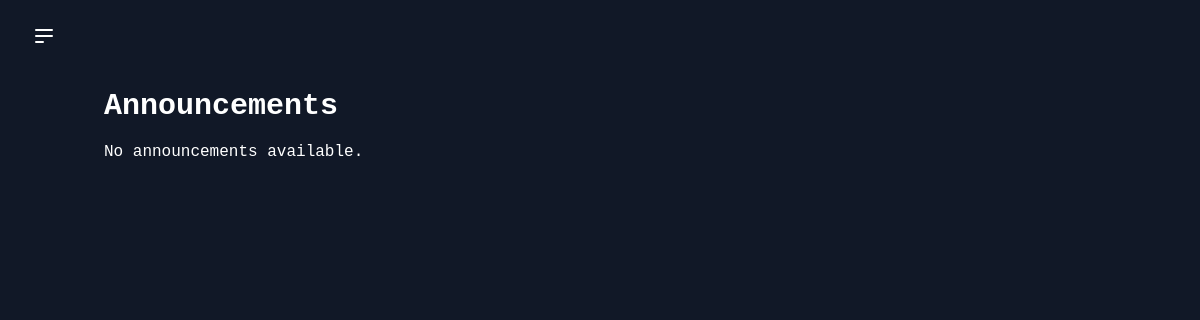
The page /view_a.php on the database as committed earlier.
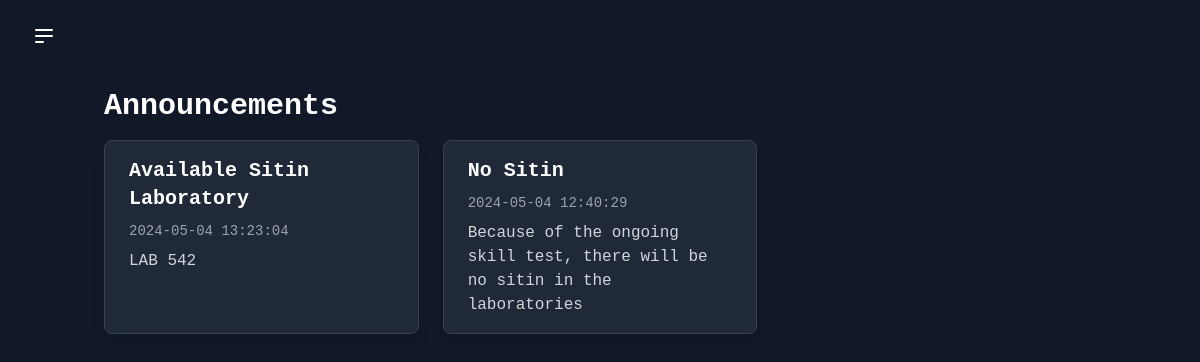
The same page on the database as committed later.
### tables this page shows
CREATE TABLE "announcements" (
	"id"	INTEGER UNIQUE,
	"title"	TEXT NOT NULL,
	"content"	TEXT NOT NULL,
	"created_at"	INTEGER NOT NULL,
	PRIMARY KEY("id" AUTOINCREMENT)
);

### view_a.php (the view, shortened to what this page needs)
<?php
$db = new SQLite3('sitin.db');
$query = $db->query("
    SELECT * FROM announcements ORDER BY created_at DESC
");
if ($query) {
    $announcements = [];
    while ($row = $query->fetchArray(SQLITE3_ASSOC)) {
        $announcements[] = $row;
    }
} else {
    $announcements = [];
}
?>
<!DOCTYPE html>
<html lang="en">
<head>
    <link href="https://cdn.jsdelivr.net/npm/tailwindcss@2.2.16/dist/tailwind.min.css" rel="stylesheet">
    <link href="https://cdnjs.cloudflare.com/ajax/libs/font-awesome/5.15.4/css/all.min.css" rel="stylesheet">
</head>
<body class="flex min-h-screen bg-gray-900 font-mono text-white">
    <div class="flex-1 px-8 py-6">
        <button id="menu-toggle" class="focus:outline-none">
            <svg class="h-6 w-6 text-white hover:text-gray-900" viewBox="0 0 24 24" fill="none" xmlns="http://www.w3.org/2000/svg">
                <path d="M4 6H20M4 12H20M4 18H11Z" stroke="currentColor" stroke-width="2" stroke-linecap="round" stroke-linejoin="round"></path>
            </svg>
        </button>
    <div class="container mx-auto px-4 py-8">
        <h1 class="text-3xl font-bold mb-4">Announcements</h1>
        <?php if (!empty($announcements)): ?>
                <div class="grid grid-cols-1 gap-6 sm:grid-cols-2 lg:grid-cols-3">
                    <?php foreach ($announcements as $announcement): ?>
                        <div class="bg-gray-800 border border-gray-700 rounded-lg overflow-hidden shadow-lg">
                            <div class="px-6 py-4">
                                <h3 class="text-xl font-semibold mb-2"><?php echo $announcement['title']; ?></h3>
                                <p class="text-gray-400 text-sm"><?php echo $announcement['created_at']; ?></p>
                                <p class="text-gray-300 mt-2"><?php echo $announcement['content']; ?></p>
                            </div>
                        </div>
                    <?php endforeach; ?>
                </div>
        <?php else: ?>
            <p>No announcements available.</p>
        <?php endif; ?>
    </div>
</body>
</html>

Rows that differ between the two databases and show on the page:
added announcements: title "Available Sitin Laboratory", created_at "2024-05-04 13:23:04", content "LAB 542"
added announcements: title "No Sitin", created_at "2024-05-04 12:40:29", content "Because of the ongoing skill test, there will be no sitin in the laboratories"
Other text that changed with them:
text no longer shown: "No announcements available."
